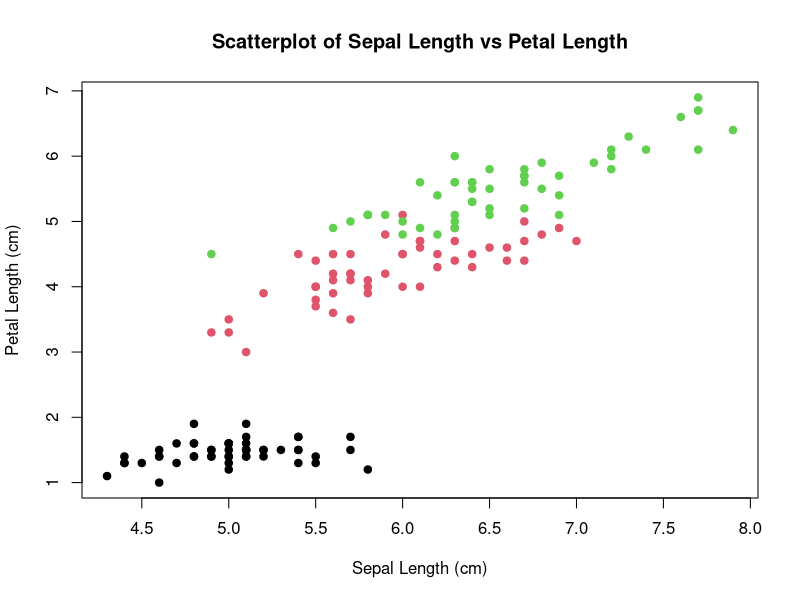

Generate this figure with R:
# Load necessary libraries
library(datasets)


data(iris)


file_path <- "/Users/nabeelnazeer/Documents/R_For_DataScience/OUTPUTS/LabCycle_2/iris_scatterplot.png"

# Alternatively, using file.path() for better cross-platform compatibility
file_path <- file.path("C:", "Users", "YourName", "Documents", "RPlots", "iris_scatterplot.png")

# Open a graphics device to save the plot
png(filename = file_path, width = 10, height = 6, units = 'in', res = 300)

# Create a scatterplot
plot(iris$Sepal.Length, iris$Petal.Length,
     xlab = 'Sepal Length (cm)', ylab = 'Petal Length (cm)',
     main = 'Scatterplot of Sepal Length vs Petal Length',
     pch = 19, col = as.numeric(iris$Species))

# Close the graphics device
dev.off()

# Notify user of saved plot
cat("Plot saved to:", file_path, "\n")
